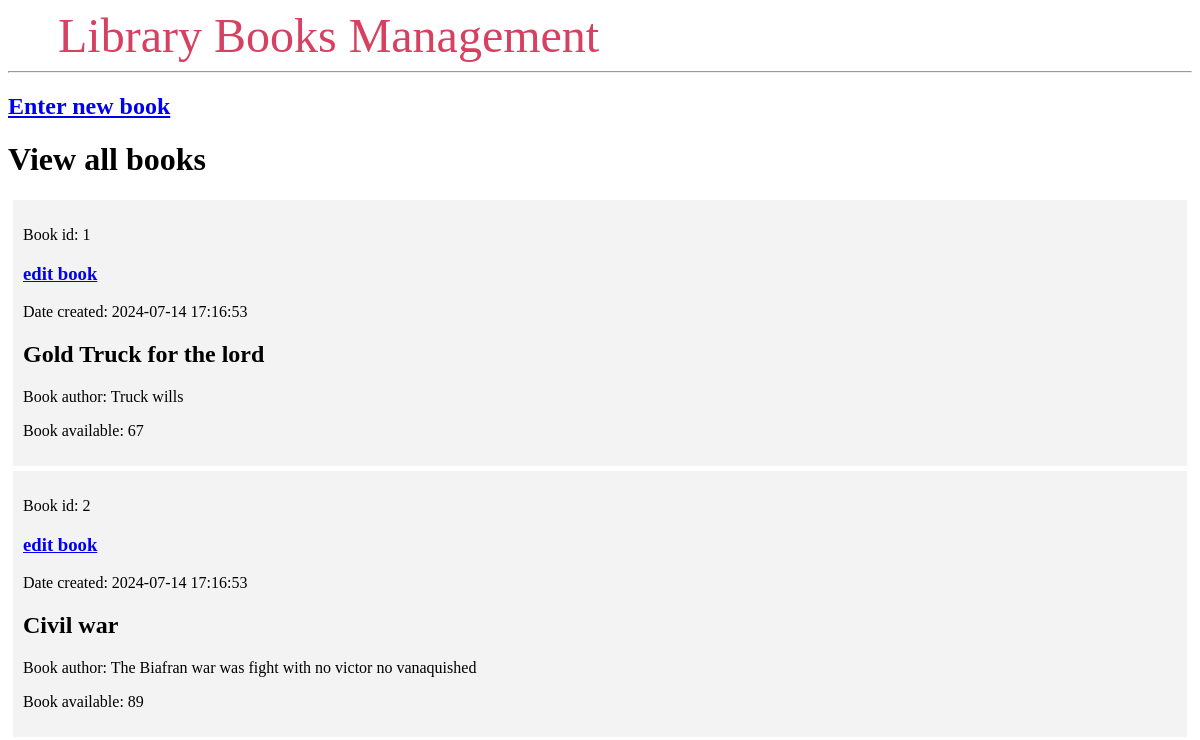
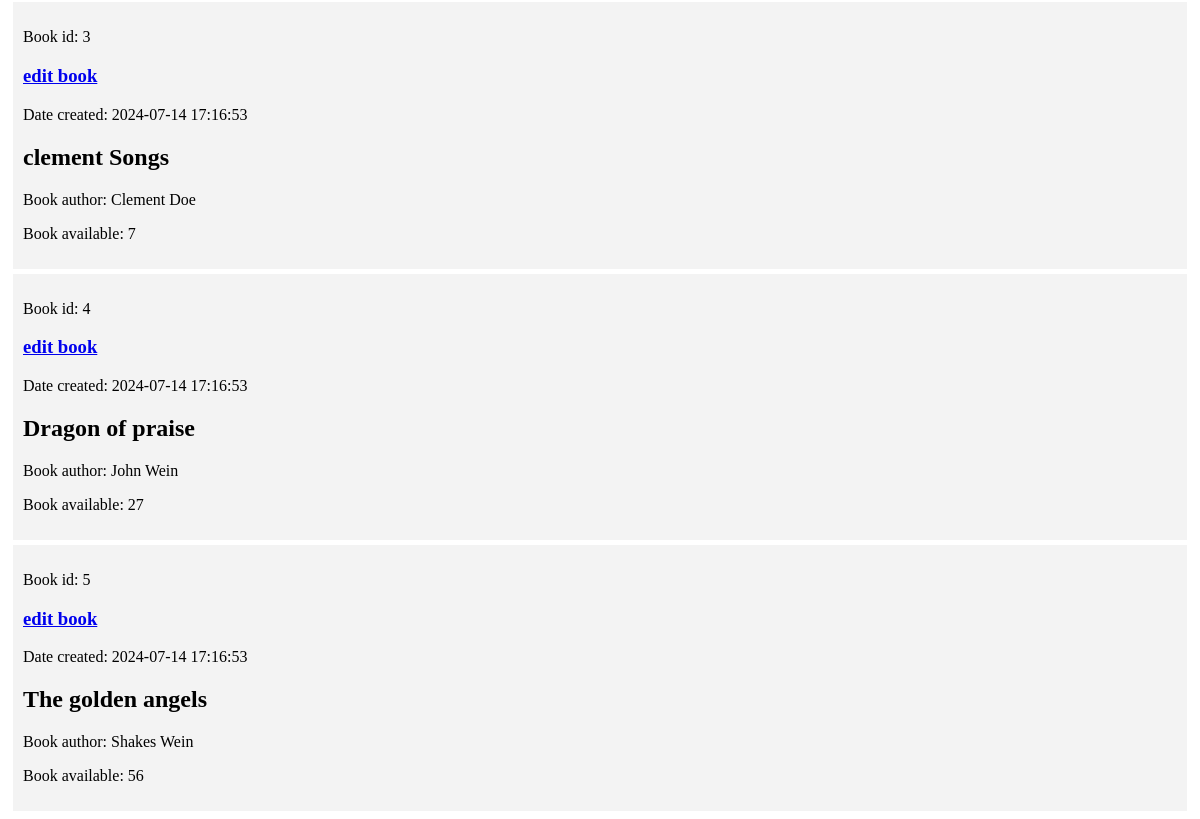
Before: / with the older database file (2 pictures, top to bottom).
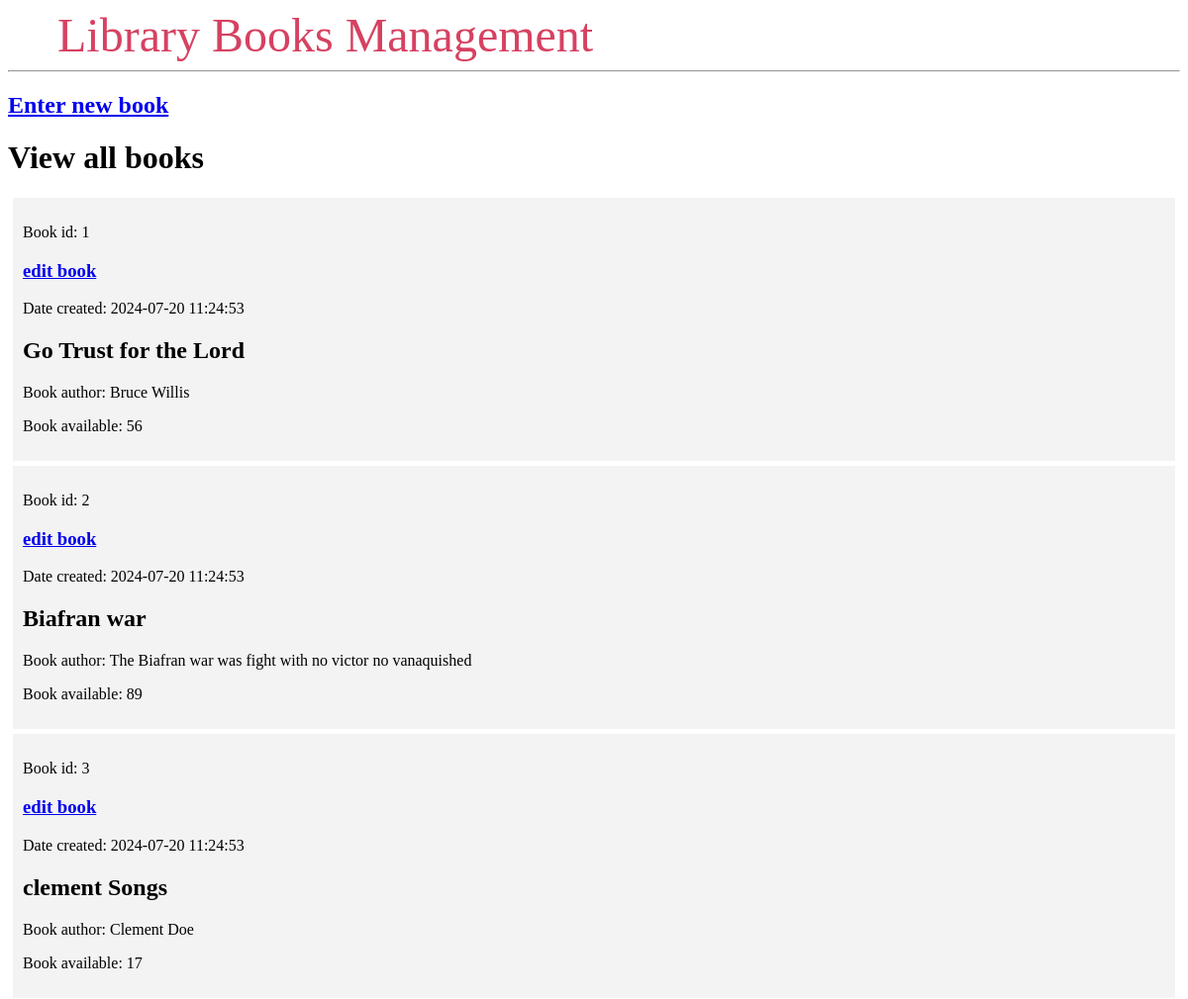
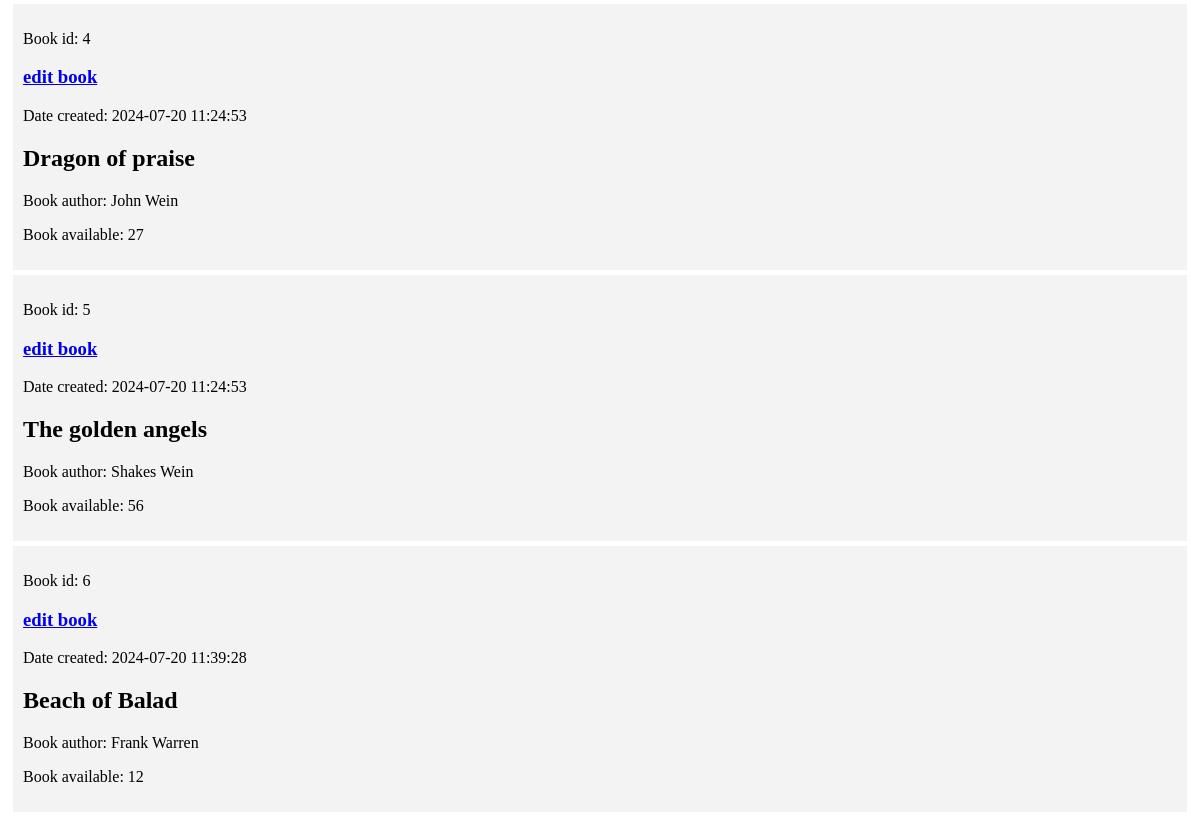
After: the same page with the newer database file (2 pictures, top to bottom).
### tables this page shows
CREATE TABLE book (
  id INTEGER PRIMARY KEY AUTOINCREMENT,
  created TIMESTAMP NOT NULL DEFAULT CURRENT_TIMESTAMP,
  title TEXT NOT NULL,
  author TEXT NOT NULL,
quantity  INTEGER  NOT NULL
  
);

### app.py (the view)
@app.route('/')
def index():
    conn = get_db_connect()
    collects = conn.execute('SELECT * FROM book').fetchall()
    conn.close()
    return render_template('index.html', collects=collects)

### app.py (called while the page is built)
def get_db_connect():
    conn = sqlite3.connect('database.db')
    conn.row_factory = sqlite3.Row
    return conn

### templates/index.html
{% extends 'base.html' %}
{% block content %}
<h2><a href = "/new">Enter new book</a></h2>
    <h1>{% block title %} View all books {% endblock %}</h1>
    {% for post in collects %}
        <div class='post'>
            <p>Book id: {{ post['id'] }} <h3><a href = "{{post['id']}}/edit">edit book</a></h3></p>
            <p>Date created: {{ post['created'] }}</p>
            <h2>{{ post['title'] }}</h2>
            <p>Book author: {{ post['author'] }}</p>
            <p>Book available: {{ post['quantity'] }}</p>
        </div>
    {% endfor %}
{% endblock %}

### templates/base.html (shortened to what this page needs)
<!DOCTYPE html>
<html lang="en">
<head>
</head>
<body>
    <nav>
        <a href="{{ url_for('index') }}">Library Books Management</a>
    </nav>
    <hr>
    <div class="content">
        {% block content %} {% endblock %}
    </div>
</body>
</html>

### templates/base.html (style rules this page uses)
.post { padding: 10px; margin: 5px; background-color: #f3f3f3 }
nav a { color: #d64161; font-size: 3em; margin-left: 50px; text-decoration: none; }

Changed rows visible on the page:
changed book id 1: created "2024-07-14 17:16:53" → "2024-07-20 11:24:53"; title "Gold Truck for the lord" → "Go Trust for the Lord"; author "Truck wills" → "Bruce Willis"; quantity "67" → "56"
changed book "The Biafran war was fight with no victor no vanaquished": created "2024-07-14 17:16:53" → "2024-07-20 11:24:53"; title "Civil war" → "Biafran war"
changed book "clement Songs": created "2024-07-14 17:16:53" → "2024-07-20 11:24:53"; quantity "7" → "17"
changed book "Dragon of praise": created "2024-07-14 17:16:53" → "2024-07-20 11:24:53"
changed book "The golden angels": created "2024-07-14 17:16:53" → "2024-07-20 11:24:53"
added book: id "6", created "2024-07-20 11:39:28", title "Beach of Balad", author "Frank Warren", quantity "12"
